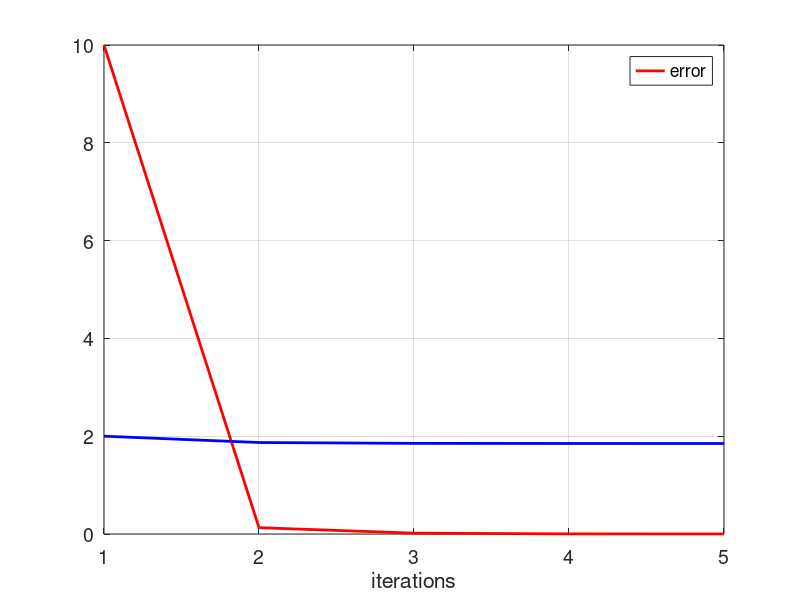

Recreate this plot in MATLAB.
init_value=2
i=1;
e(i)=10;
while(e(i)>0.001)
    if(i==1)
        x(i)=init_value;
    end
    g(i)=real(sqrt((x(i)+5)/2));
    i=i+1;
    x(i)=g(i-1)
    e(i)=abs(x(i-1)-x(i))
    if(e(i)>50)
        break;
    end
end
tamanio=size(e);
ite=1:1:tamanio(2);
figure('DefaultAxesFontSize',14)
set(gcf,'color','yellow');
plot(ite,e,'color',[ 1 0 0],'linewidth',2);
grid on
hold on
plot(ite,x,'color',[ 0 0 1],'linewidth',2);

xlabel('iterations')
%ylabel('error')
legend('error')
